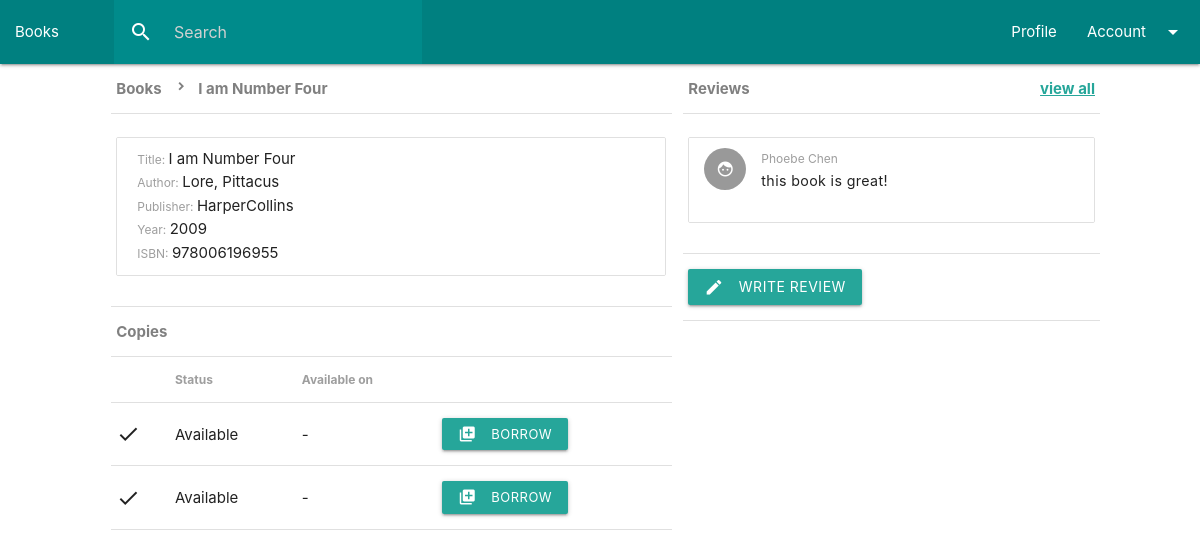
Before: /catalog/books/1/ (signed in) with the older database file.
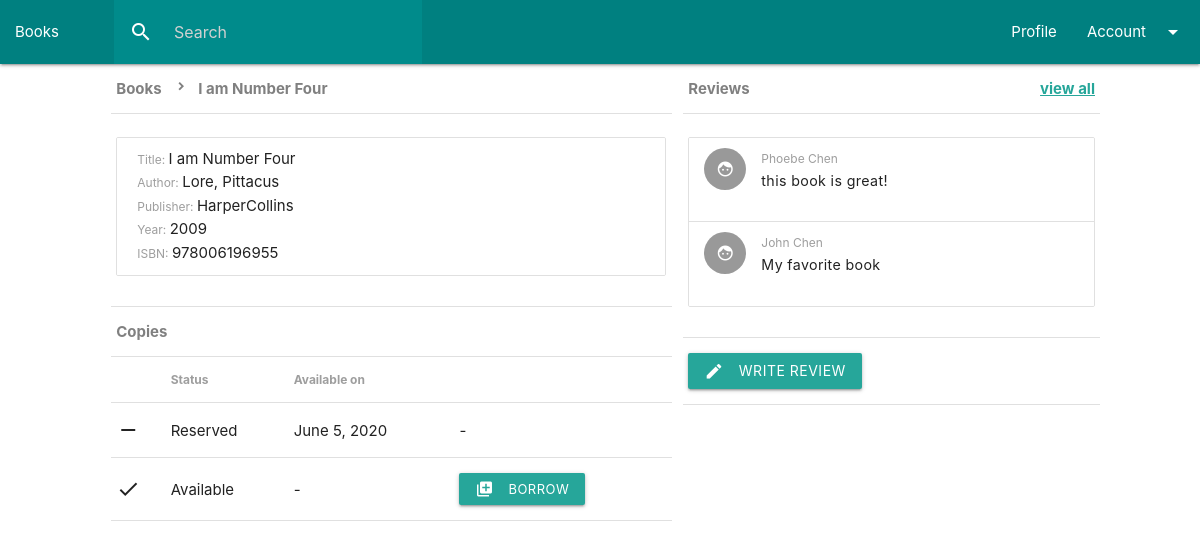
After: the same page with the newer database file.
### catalog/models.py (models this page shows, shortened)
class Book(models.Model):
    title = models.CharField(max_length=200)
    author = models.ForeignKey('Author', on_delete=models.SET_NULL, null = True)
    isbn = models.CharField('ISBN', max_length=13, help_text='13 Character ISBN Number')
    publisher = models.ForeignKey('Publisher', on_delete=models.SET_NULL, null=True, blank = True)
    yearPub = models.DateField(null=True)

class Author(models.Model):
	first_name = models.CharField(max_length=100)
	last_name = models.CharField(max_length=100)
	class Meta:
		ordering = ['last_name', 'first_name']
	def __str__(self):
		return f'{self.last_name}, {self.first_name}'

class Publisher(models.Model):
	publisher = models.CharField(max_length=200, help_text='Enter Book\'s Publisher')
	def __str__(self):
		return self.publisher

class BookInstance(models.Model):
	id = models.UUIDField(primary_key=True, default=uuid.uuid4, help_text='Unique ID')
	book = models.ForeignKey(Book, on_delete=models.SET_NULL, null=True)
	due_back = models.DateField(null=True, blank=True,  editable=True)
	LOAN_STATUS = (('a', 'Available'),
		('r', 'Reserved'),)
	status = models.CharField(max_length=1,
		choices= LOAN_STATUS,
		blank = True,
		default = 'm',
		help_text = 'Book Availability',)

class BookReview(models.Model):
	id = models.UUIDField(primary_key=True, default=uuid.uuid4, editable=False)
	book = models.ForeignKey(Book, on_delete=models.CASCADE)
	user = models.ForeignKey(Account, on_delete=models.SET_NULL, null = True)
	text = models.TextField(max_length=1000)

### account/models.py (models this page shows)
class Account(AbstractUser):
    idnum = models.IntegerField(verbose_name='ID Number', unique=True, default=0000)

### account/decorators.py (the view)
    def wrapper(request, *args, **kwargs):
        if 'guest' in request.session:
            return function(request, *args, **kwargs)
        teacher_or_student = Account.objects.filter(pk=request.user.id, groups__name='Teacher/Student').exists()
        if not teacher_or_student:  # if not coach redirect to home page
            return HttpResponseRedirect(reverse('home'))
        else:
            return function(request, *args, **kwargs)

### catalog/templatetags/auth_extras.py (called while the page is built)
@register.filter(name='has_group')
def has_group(user, group_name):
    group = Group.objects.get(name=group_name)
    return True if group in user.groups.all() else False

### catalog/views.py (called while the page is built)
@guest_or_teacher_student_required
def book_instance(request, pk):
    if request.method == 'POST':
        reserveBook(request, pk)
    book = Book.objects.get(id=pk)
    instance = BookInstance.objects.filter(book=pk)
    review = BookReview.objects.filter(book=pk)
    context = {'book':book, 'instance':instance, 'user': request.user, 'review': review}
    return render(request, 'catalogv2/book_instance.html', context)

### catalog/templates/catalogv2/book_instance.html (shortened to what this page needs)
{% extends 'catalogv2/main.html'%}
{% load auth_extras %}
{% block content%}
<div class="row" style="max-width: 1000">
    <div class="col s7">
    <table class="col table">
        <tr><th>
            <a  href="{% url 'books' %}" class="breadcrumb">Books</a>
            <a href="" class="breadcrumb">{{book.title}}</a>
         </th></tr>
        <tr><td>
            <ul class="collection" style="max-width: 550px;">
                <li class="collection-item">
                    <span><label>Title: </label><h7>{{book.title}}</h7></span><br>
                    <label>Author: </label>{{book.author}}<br>
                    <label>Publisher: </label>{{book.publisher}}<br>
                    <label>Year: </label>{{book.yearPub.year}}<br>
                    <label>ISBN: </label>{{book.isbn}}
                </li>
            </ul>
        </td></tr>
        <tr><th>Copies</th></tr>
    </table>
    <table class="table highlight">
                <tr>
                <th></th>
                <th><label>Status</label></th>
                <th><label>Available on</label></th>
                <th></th>
                </tr>
                {% for i in instance %}
                <tr>
                    <form method = 'POST'>
                    <td class class = 'collection-item avatar'>
                    {% if i.status == 'a' %}<i class="material-icons">done</i>
                    {% else %}<i class="material-icons">remove</i>{% endif %}
                    </td>
                    <td>
                    {% if i.status == 'a' %}  Available
                    {% else %} Reserved{% endif %}
                    </td>
                    {% if i.status == 'r'%}
                    <td>{{i.due_back}}</td>
                    {% else%}<td>-</td>{% endif%}
                    {% if i.status == 'a' and user.is_authenticated and user|has_group:"Teacher/Student" %}
                    <td><button class="btn btn-small waves-effect waves-light" type="submit">borrow
                    <i class="material-icons left">library_add</i>
                    </button></td>
                    {% else%}<td>-</td>{% endif%}
                    </form>
                </tr>
                {% endfor %}
            </table>
    </div>
    <table class="table col s5">
            <tr>
            <th>Reviews<a class = "secondary-content"href="{% url 'review' book.id %}"><u>view all</u></a></th>
            </tr>
            <tr>
            <td>
            <ul class="collection">
                {% for i in review%}
                <li class="collection-item avatar">
                <i class="large material-icons circle">face</i>
                <label>{{i.user.first_name}} {{i.user.last_name}}</label><br>
                <p>{{i.text}}</p>
                </li>
                {% endfor%}
            </ul></tr>
            {% if user.is_authenticated and user|has_group:"Teacher/Student" %}
            <tr>
                <td><a class = 'btn'href = "{% url 'review' book.id %}">
                Write Review
                <i class="material-icons left small">edit</i></a></td>
            </tr>
            {% endif %}
    </table>
</div>
{% endblock content%}

### catalog/templates/catalogv2/main.html (shortened to what this page needs)
{% load static %}
<html>
<head>
   <link rel="stylesheet" href="https://cdnjs.cloudflare.com/ajax/libs/materialize/1.0.0/css/materialize.min.css">
</head>
<body>
    {% include 'catalogv2/navbar.html' %}
    {% block content %}
    {% endblock %}
</body>
</html>

### catalog/templates/catalogv2/navbar.html (shortened to what this page needs)
{% load static %}
{% load auth_extras %}
  <nav>
        <div id="nav-mobile" class="nav-wrapper">
          <ul class="left">
              <li><a href="{% url 'books' %}">Books</a></li>
              <li><form method = 'GET' action = "{% url 'search' %}"style="position: absolute; background-color: darkcyan; margin-left: 40px">
                  <div class="input-field" style = "max-width: 700px;">
                    <input  autocomplete="off" id="search" type="search" placeholder="Search" name="search">
                    <label class="label-icon" for="search"><i class="material-icons">search</i></label>
                    <i class="material-icons">close</i>
                  </div>
               </form>
              </li>
          </ul>
          <ul id="nav-mobile" class="right">
            {% if user.is_authenticated and user|has_group:"Teacher/Student" %}
            <li><a href="{% url 'profile' %}">Profile</a></li>
            <li><a class="dropdown-trigger" data-target="dropdown">Account
            <i class="material-icons right">arrow_drop_down</i>
            </a></li>
            {% elif 'guest' in request.session %}
            <li><a href="{% url 'register' %}">Register<li>
            <li><a class="dropdown-trigger" data-target="dropdown">Guest
                <i class="material-icons right">arrow_drop_down</i>
            </a></li>
            {% else %}
            <li><a href="{% url 'signin' %}">Sign in</a></li>
            <li><a href="{% url 'register' %}">Register</a></li>
            {% endif %}
          </ul>
        </div>
      </nav>

### catalog/templates/catalogv2/navbar.html (style rules this page uses)
.breadcrumb, .breadcrumb:last-child, .breadcrumb:before { color:gray; font-size: 1em; font-weight: bold; }
.breadcrumb::before { vertical-align:baseline; line-height: 16px; }
nav { background-color: teal; }
th { color: gray }
* { font-size: 1em; }
p { font-size: 0.95em; letter-spacing: 0.025em; }
table>tbody>tr td, th { border-radius: 0; }
table { border: none !important; }

Changed rows visible on the page:
changed BookInstance: due_back (not shown) → "June 5, 2020"; status "Available BORROW" → "Reserved"
added BookReview: user.first_name "John", user.last_name "Chen", text "My favorite book"
